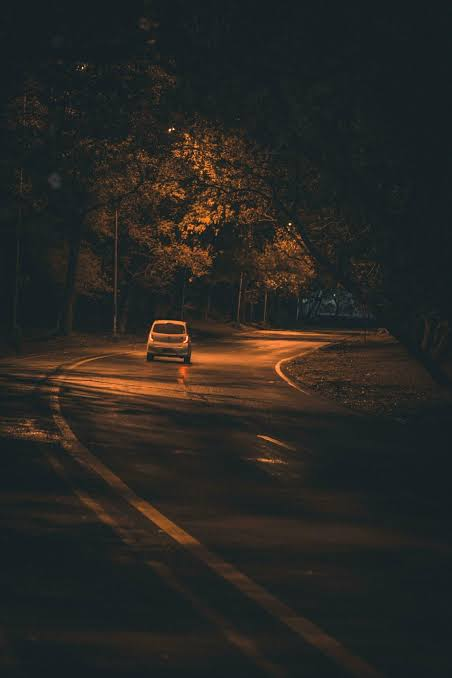
#> input picture backend/dark_frame.jpg, 452 x 678 px
$ python -i video_enhancer.py   (imports and definitions only)
#> lines starting #> are read from the running program, lines starting #| are printed output that depends on the picture
#> further down, picture is the input picture: shape (678, 452, 3); mean B, G, R 35.1, 38.6, 39.4
"""
CLAHE-based Night-Vision Enhancement Pipeline
=============================================
Lightweight, CPU-only frame enhancement for low-light CCTV footage.

Pipeline:
  1. Gamma correction - lifts dark shadows naturally
  2. CLAHE on L-channel - sharpens edges for better AI detection
  3. Mild Gaussian denoise - removes sensor grain
"""

from typing import Optional

import cv2
import numpy as np

# Tunable constants (could be moved to env vars if needed)
_GAMMA: float = 1.5
_CLAHE_CLIP_LIMIT: float = 3.5
_CLAHE_TILE_SIZE: int = 8


def enhance_frame(frame: np.ndarray) -> Optional[np.ndarray]:
    """
    Enhance a single BGR video frame for low-light CCTV conditions.

    Args:
        frame: Input BGR frame (uint8, H x W x 3). Must not be None or empty.

    Returns:
        Enhanced BGR frame (uint8) or None if input is invalid.
    """
    if frame is None or frame.size == 0:
        return None

    try:
        # Step 1: Gamma correction - lifts the darkest shadows naturally
        inv_gamma = 1.0 / _GAMMA
        table = np.array(
            [((i / 255.0) ** inv_gamma) * 255 for i in range(256)],
            dtype=np.uint8,
        )
        brightened = cv2.LUT(frame, table)
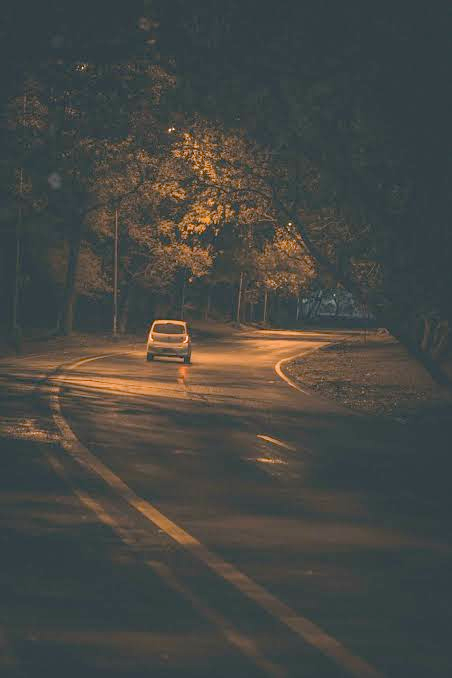
#> brightened: shape (678, 452, 3); mean B, G, R 67.1, 71.3, 70.3

        # Step 2: CLAHE on the L channel - sharpens edges for AI detection
        lab = cv2.cvtColor(brightened, cv2.COLOR_BGR2LAB)
#> lab: shape (678, 452, 3); mean of channels 0, 1, 2 76.8, 127.1, 130.3
        l_channel, a_channel, b_channel = cv2.split(lab)
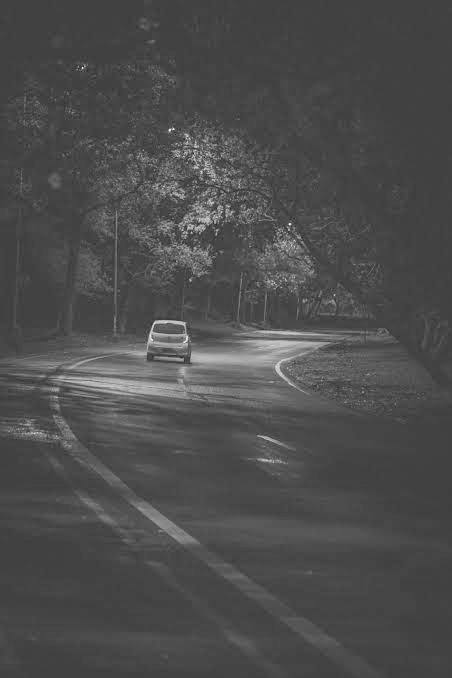
#> l_channel: shape (678, 452); min 20, max 252, mean 76.8
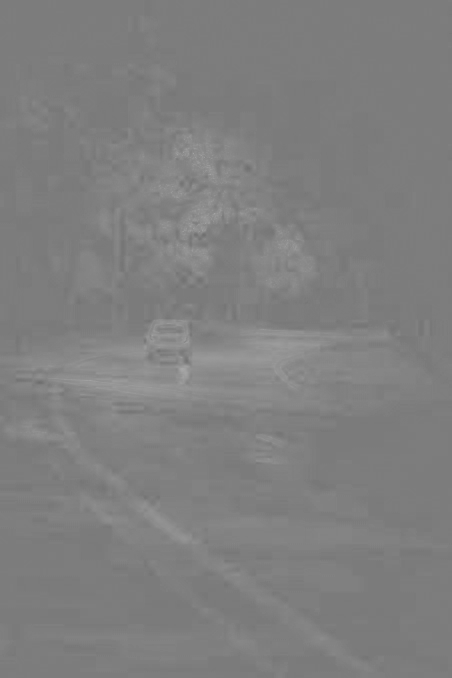
#> a_channel: shape (678, 452); min 109, max 168, mean 127.1

        clahe = cv2.createCLAHE(
            clipLimit=_CLAHE_CLIP_LIMIT,
            tileGridSize=(_CLAHE_TILE_SIZE, _CLAHE_TILE_SIZE),
        )
        enhanced_l = clahe.apply(l_channel)
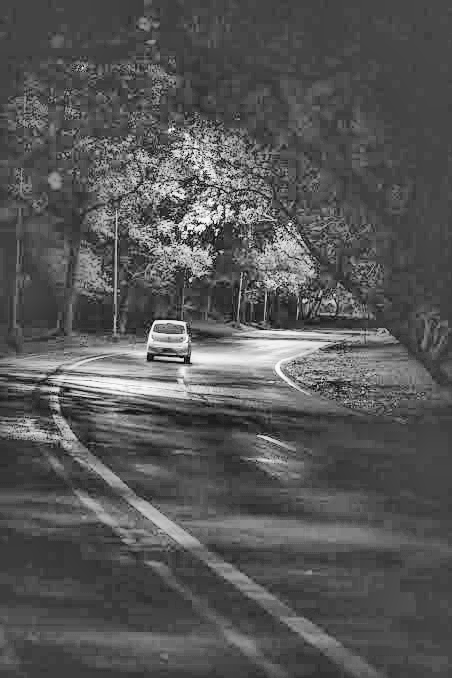
#> enhanced_l: shape (678, 452); min 6, max 254, mean 86.4

        merged_lab = cv2.merge((enhanced_l, a_channel, b_channel))
#> merged_lab: shape (678, 452, 3); mean of channels 0, 1, 2 86.4, 127.1, 130.3
        high_contrast = cv2.cvtColor(merged_lab, cv2.COLOR_LAB2BGR)
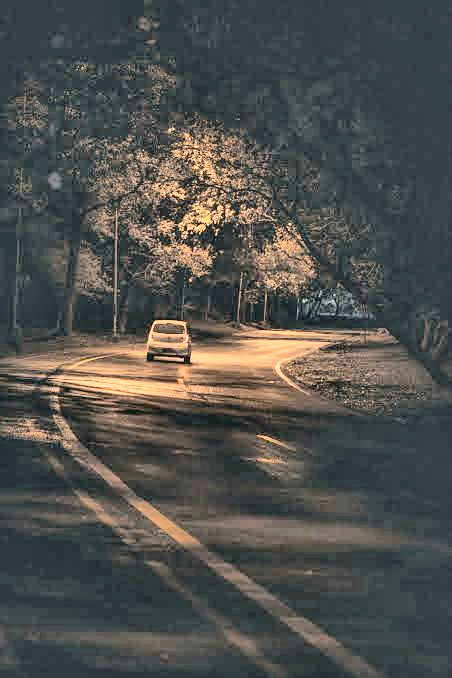
#> high_contrast: shape (678, 452, 3); mean B, G, R 76.5, 80.9, 79.8

        # Step 3: Mild Gaussian denoise - removes sensor grain (3x3 is very fast)
        final = cv2.GaussianBlur(high_contrast, (3, 3), 0)

        return final

    except Exception:
        # In case of unexpected OpenCV errors, return the original frame
        return frame

>>> import cv2
>>> picture = cv2.imread('dark_frame.jpg')
>>> result = enhance_frame(picture)
